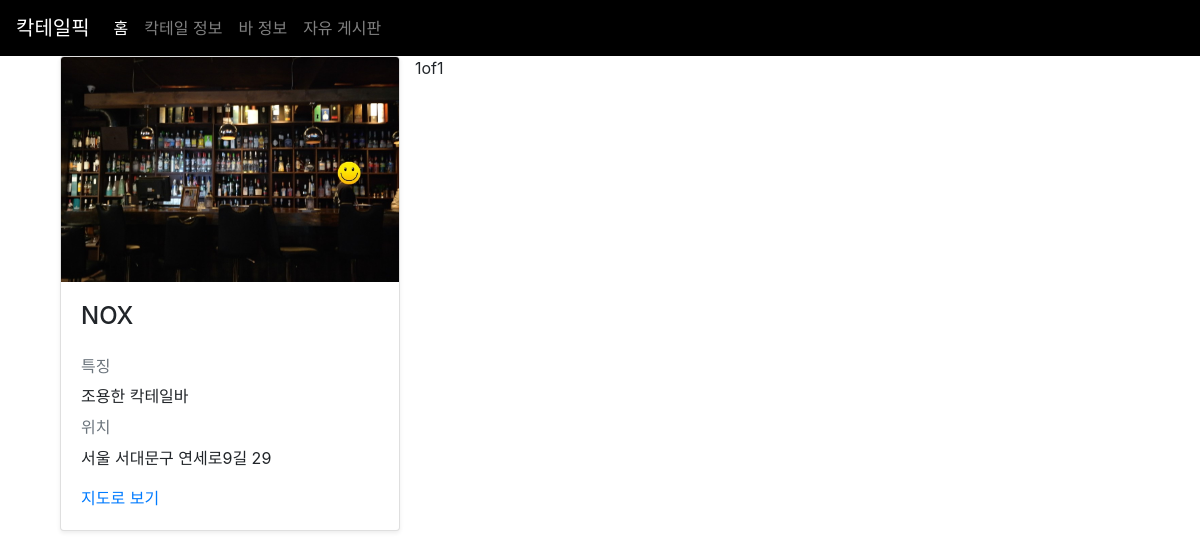
/cockpick/bar/, run on the app's committed database.
### cockpick/models.py (models this page shows, shortened)
class Bar(models.Model):
    title = models.CharField(max_length=255, default='null')
    image = models.ImageField(upload_to='images/')
    description = models.CharField(max_length=500)
    posit = models.CharField(max_length=500, default='null')
    url = models.CharField(max_length=500, default='null')
    centerx = models.CharField(max_length=255, default = '37.3595704')
    centery = models.CharField(max_length=255, default = '127.105399')

### cockpick/views.py (the view)
# urls.py: path('bar/', views.bar, name='bar'),
def bar(request):
    bars = Bar.objects
    bars_list=Bar.objects.all()
    paginator = Paginator(bars_list,3)
    page = request.GET.get('page')
    posts = paginator.get_page(page)
    return render(request, 'bar.html', {'bars':bars,'posts':posts})

### cockpick/templates/bar.html (shortened to what this page needs)
{% extends 'base.html' %}
{% block content %}
    {% load staticfiles %}
    <main role="main">
	      <div class="container">
    	  <div class="row">
    	  {% for bar in bars.all %}
    	    <div class="col-md-4">
    	      <div class="card mb-4 shadow-sm">
    	        <img class="card-img-top" src="{{ bar.image.url }}" alt=" Card image cap">
    	        <div class="card-body">
    	          <h4>{{ bar.title }}</h4>
                <br>
                <h6 class="card-subtitle mb-2 text-muted">특징</h6>
    	          <p class="card-text">{{ bar.description }}</p>
                <h6 class="card-subtitle mb-2 text-muted">위치</h6>
    	          <p class="card-text">{{ bar.posit }}</p>
                  <a href="{% url 'bard' bar.id %}" class="card-link">지도로 보기</a>
    	        </div>
    	      </div>
    	    </div>
        {% endfor %}
        <span>{{posts.number}}</span>
        <span>of</span>
        <span>{{posts.paginator.num_pages}}</span>
        </div>
      </div>
    </main>
</body>
{% endblock %}

### cocktail/templates/base.html (style rules this page uses)
a { font-color:white; }

### data on the page
Bar: image (picture), title "NOX", description "조용한 칵테일바", posit "서울 서대문구 연세로9길 29"

### other printed values
{{ posts.number }} "1"
{{ posts.paginator.num_pages }} "1"
